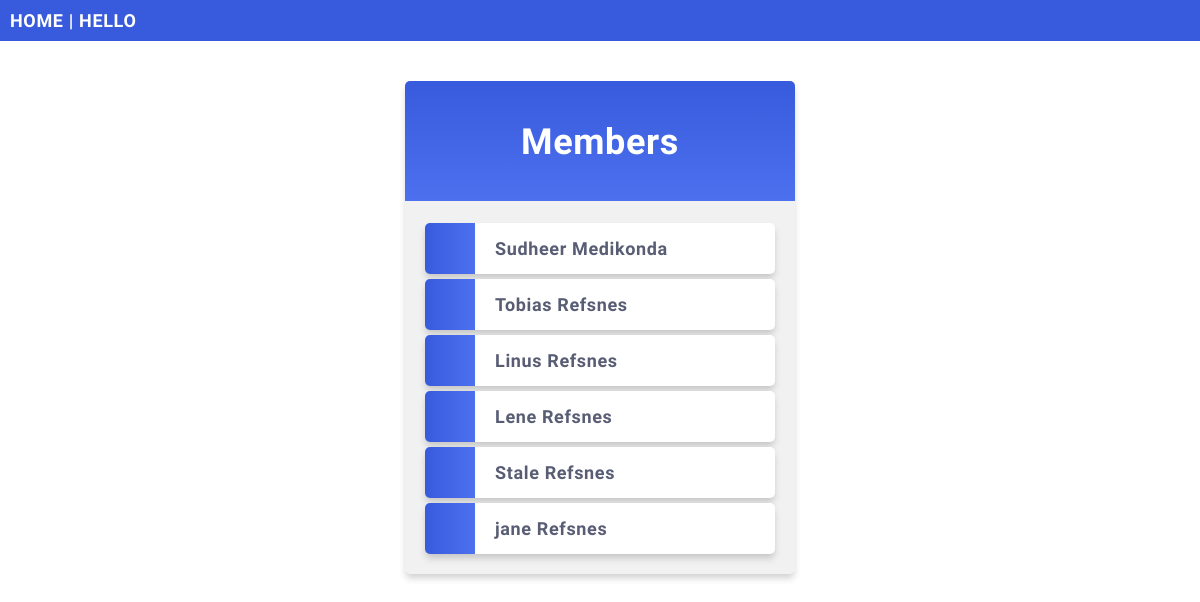
/hello/, run on an earlier commit of the app's database.
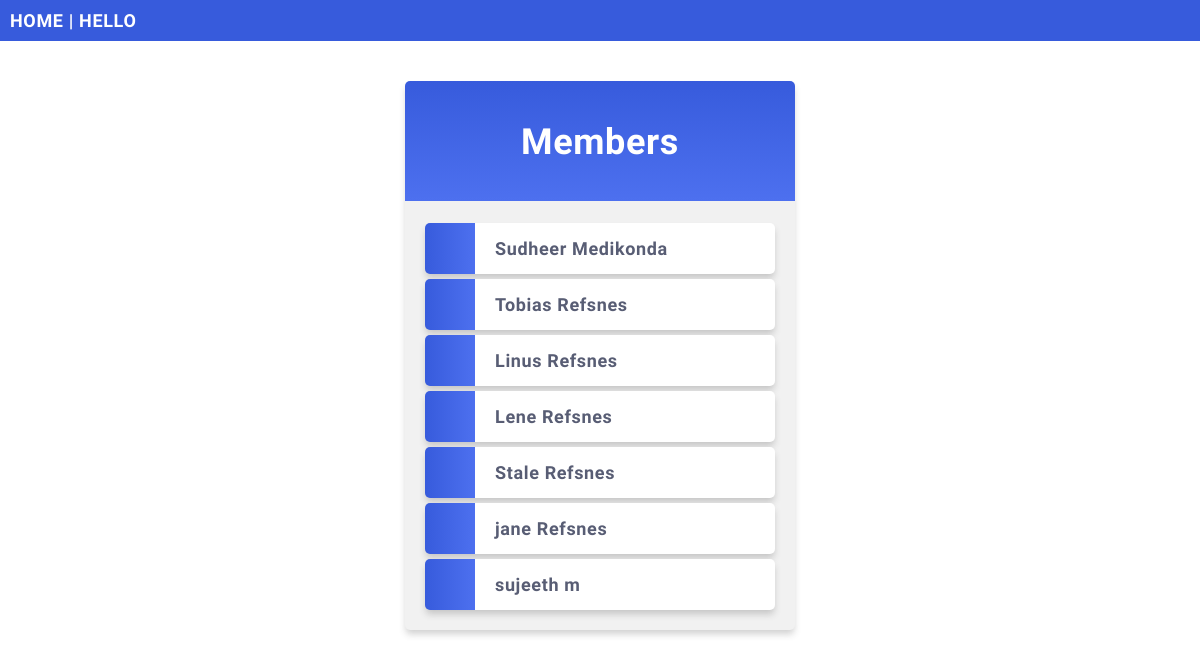
And on a later commit of the database.
### members/models.py (models this page shows, shortened)
class Member(models.Model):
  firstname = models.CharField(max_length=255)
  lastname = models.CharField(max_length=255)
  phone = models.IntegerField(null=True)
  joined_date = models.DateField(null=True)

### members/views.py (the view)
# urls.py: path('hello/', views.hello, name='members'),
def hello(request):
  mymembers = Member.objects.all().values()
  template = loader.get_template('all_members.html')
  context = {
    'mymembers': mymembers,
  }
  return HttpResponse(template.render(context, request))

### members/templates/all_members.html (shortened to what this page needs)
{% extends "master.html" %}
{% block content %}
  <div class="mycard">
    <h1>Members</h1>
    <ul>
      {% for x in mymembers %}
        <li onclick="window.location = 'details/{{ x.id }}'">{{ x.firstname }} {{ x.lastname }}</li>
      {% endfor %}
    </ul>
  </div>
{% endblock %}

What changed in the data, as far as the page shows it:
added Member: firstname "sujeeth", lastname "m"
